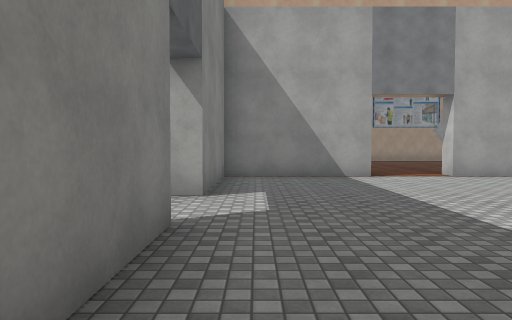
view 1 (above)

22 first-person views from a walk through a Unity game level. The camera is 1.4 m above the floor, tilts 2° down and sees 70° across. The floor is counted in squares, 2 m on a side. Each view is taken from the middle of a square. On the plan, view 1 faces up. The plan holds only what a view shows up to about 11 squares ahead; the rest is blank. The place goes on beyond the plan. Door leaves are left out, so doorways stand open. Some surface patterns are stand-ins.

view 2
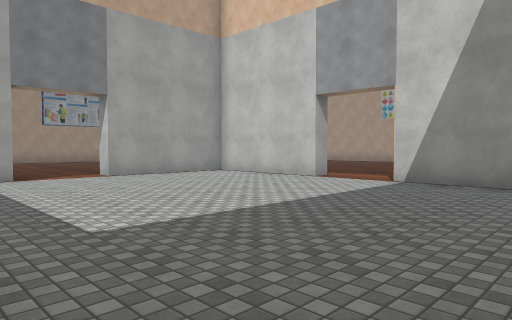

view 3
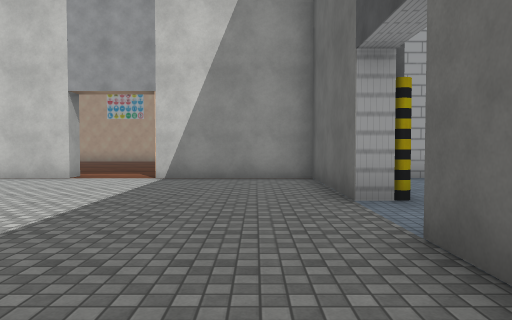

view 4
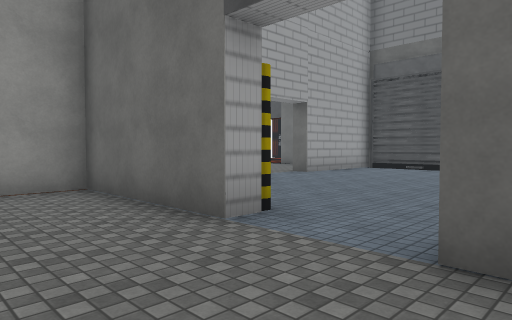

view 5
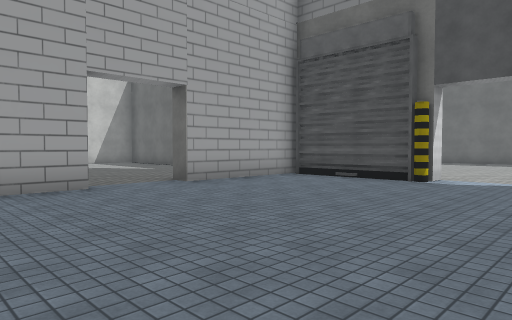

view 6
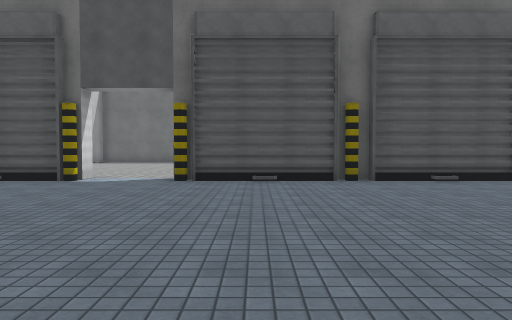

view 7
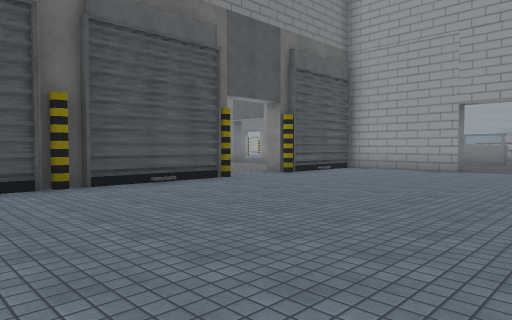

view 8
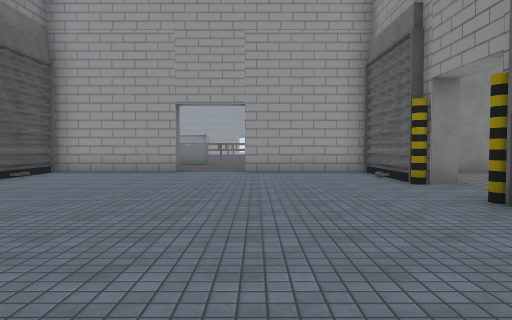

view 9
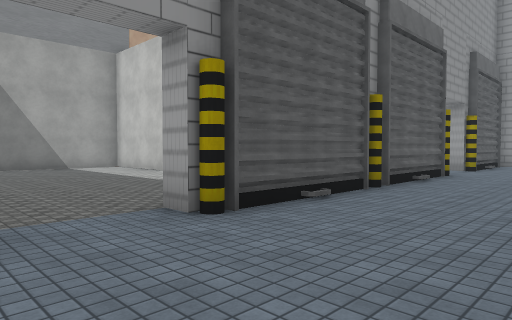

view 10
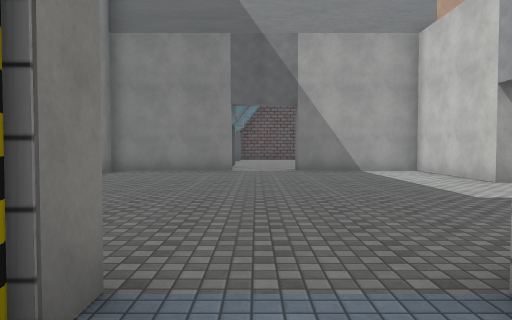

view 11
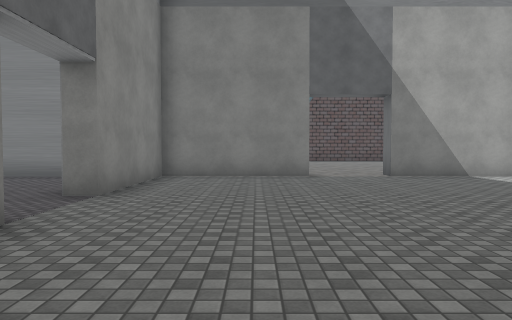

view 12
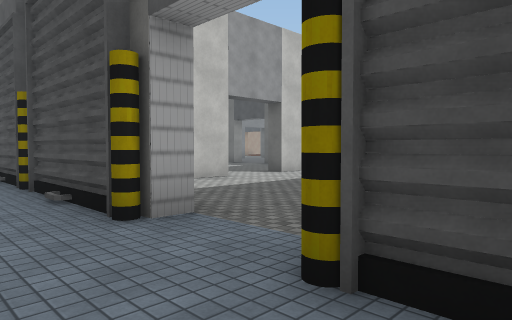

view 13
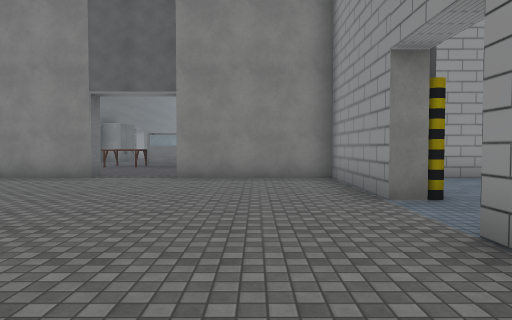

view 14
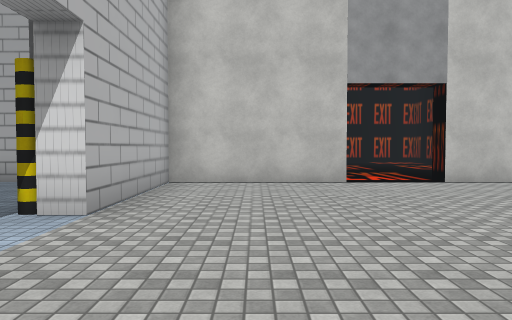

view 15
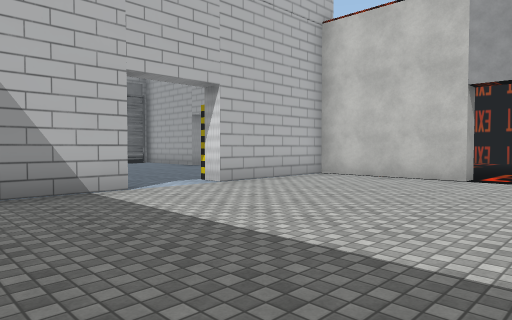

view 16
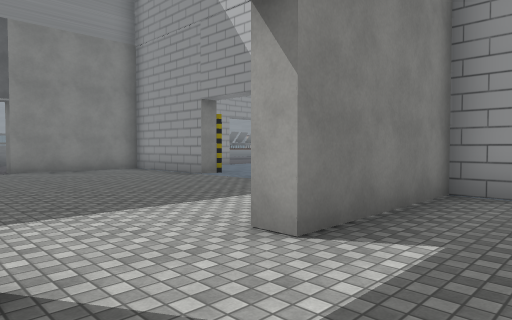

view 17
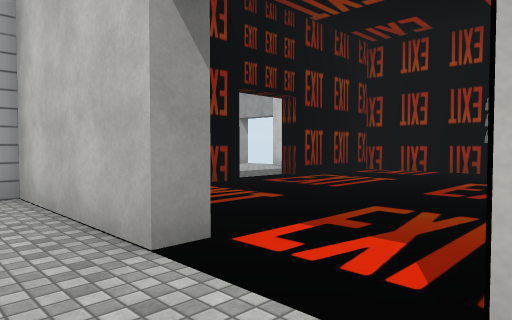

view 18
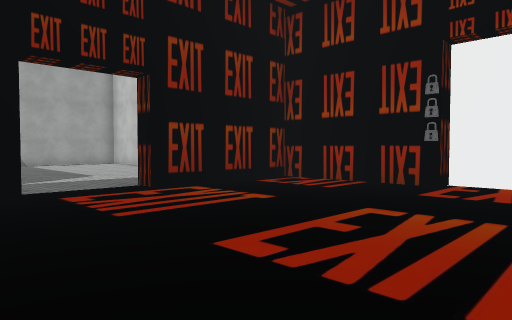

view 19
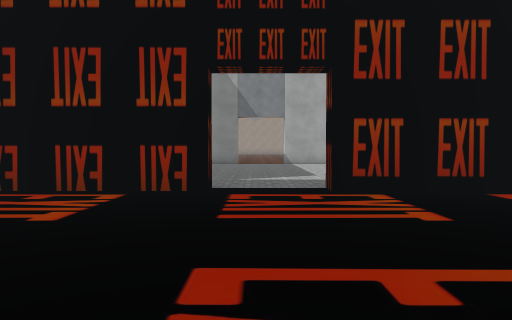

view 20
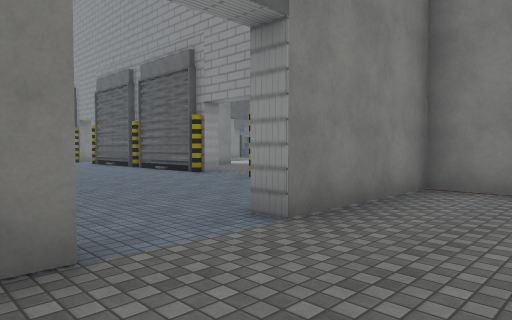

view 21
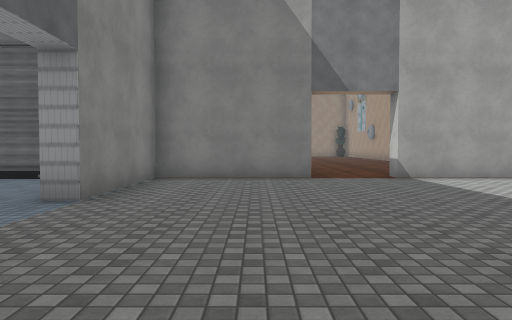

view 22
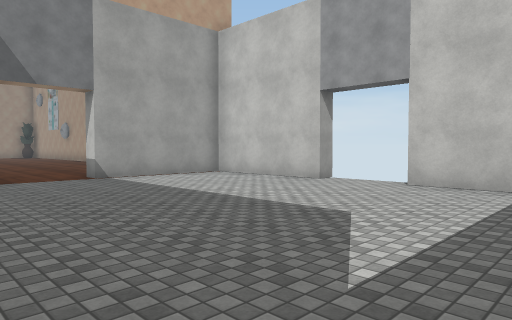

### Floor plan
Ten units are one square. View 1 is at (0, 0); x grows to the right and y downward. Boxes are objects, and circles mark ways between rooms. Rooms are numbered by the first view taken in them; rooms with no view inside come last. Other rooms are left out.
<svg viewBox="-114 -95 301 265">
<path fill="none" stroke="#000" d="M82 -52 82 -84M29 -87 -8 -87 -8 -52M18 3 28 3M-8 -32 -8 -10M74 3 82 3 82 -34M79 -87 47 -87M-8 105 -8 138M-44 103 -48 103 -48 98M22 98 28 98M-48 9 -48 2M28 103 14 103M-74 103 -102 103 -102 138 -108 138M28 3 28 9M-13 138 -13 128M-102 62 -102 98M-102 9 -102 44M82 43 82 24M-13 165 -13 157M82 98 82 62M-13 -52 -13 -87 -48 -87M-102 -32 -102 -16M82 138 82 103 74 103M-108 157 -102 157 -102 165M82 165 82 157M-66 -87 -102 -87 -102 -52 -109 -52M123 103 89 103M182 138 177 138 177 103 142 103M177 43 177 8 142 8 142 2M124 8 87 8 87 43M177 79 177 61M87 62 87 66"/>
<rect x="-5" y="5" width="20" height="10" fill="#bbb"><title>other object</title></rect>
<rect x="45" y="5" width="10" height="10" fill="#bbb"><title>other object</title></rect>
<rect x="55" y="5" width="20" height="10" fill="#bbb"><title>other object</title></rect>
<rect x="-95" y="95" width="10" height="10" fill="#bbb"><title>other object</title></rect>
<rect x="-95" y="5" width="20" height="10" fill="#bbb"><title>other object</title></rect>
<rect x="-75" y="95" width="10" height="10" fill="#bbb"><title>other object</title></rect>
<rect x="-75" y="5" width="10" height="10" fill="#bbb"><title>other object</title></rect>
<rect x="-55" y="95" width="10" height="10" fill="#bbb"><title>other object</title></rect>
<rect x="-55" y="5" width="10" height="10" fill="#bbb"><title>other object</title></rect>
<rect x="-35" y="95" width="20" height="10" fill="#bbb"><title>other object</title></rect>
<rect x="-35" y="5" width="20" height="10" fill="#bbb"><title>other object</title></rect>
<rect x="-15" y="95" width="10" height="10" fill="#bbb"><title>other object</title></rect>
<rect x="-15" y="5" width="10" height="10" fill="#bbb"><title>other object</title></rect>
<rect x="-5" y="95" width="20" height="10" fill="#bbb"><title>other object</title></rect>
<rect x="25" y="95" width="10" height="10" fill="#bbb"><title>other object</title></rect>
<rect x="25" y="5" width="10" height="10" fill="#bbb"><title>other object</title></rect>
<rect x="45" y="95" width="10" height="10" fill="#bbb"><title>other object</title></rect>
<rect x="55" y="95" width="20" height="10" fill="#bbb"><title>other object</title></rect>
<circle cx="-10" cy="-45" r="3" fill="#2a7"/>
<circle cx="37" cy="3" r="3" fill="#2a7"/>
<circle cx="5" cy="5" r="3" fill="#2a7"/>
<circle cx="85" cy="145" r="3" fill="#2a7"/>
<circle cx="85" cy="55" r="3" fill="#2a7"/>
<circle cx="135" cy="100" r="3" fill="#2a7"/>
<text x="40" y="-40">1</text>
<text x="-20" y="60">2</text>
<text x="140" y="140">3</text>
<text x="140" y="50">4</text>
</svg>
Room 1 opens to room 2. Room 2 opens to room 3. Room 2 opens to room 4. Room 3 opens to room 4.

Where each view was taken, in squares from view 1:
view 1: 0 up, 0 right, facing up
view 2: 0 up, 1 right, facing up-right
view 3: 1 up, 0 right, facing right
view 4: 2 up, 2 right, facing down-right
view 5: 2 down, 2 right, facing down-right
view 6: 2 down, 1 right, facing down
view 7: 3 down, 1 right, facing down-left
view 8: 4 down, 0 right, facing left
view 9: 4 down, 7 left, facing up-right
view 10: 2 down, 6 left, facing up
view 11: 0 up, 8 left, facing up
view 12: 8 down, 8 left, facing down-right
view 13: 12 down, 2 left, facing left
view 14: 12 down, 1 right, facing right
view 15: 16 down, 0 right, facing up-right
view 16: 16 down, 1 right, facing up-left
view 17: 16 down, 7 right, facing up-right
view 18: 16 down, 11 right, facing up-right
view 19: 16 down, 13 right, facing up
view 20: 7 down, 11 right, facing up-left
view 21: 9 down, 11 right, facing up
view 22: 9 down, 11 right, facing up-right
